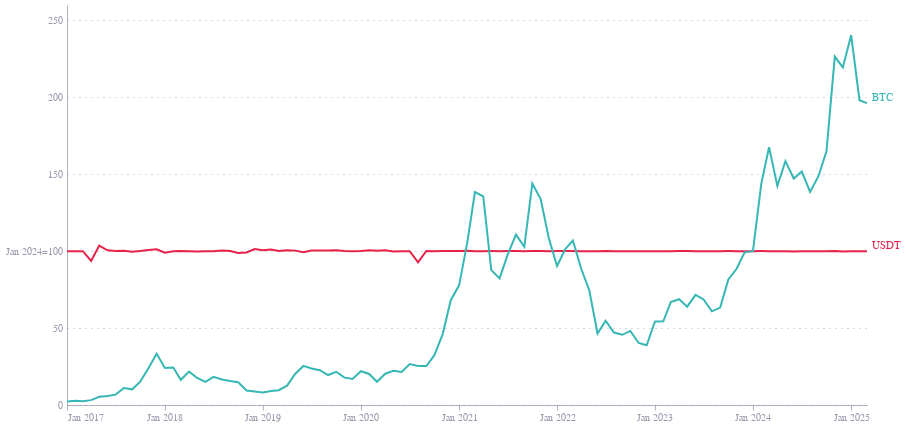

The code cell stored with this chart in its notebook:
### Markdown cell above
# USDT vs BTC

### Code cell
tether_df = pd.read_csv("USDT_All_graph_coinmarketcap.csv", sep=";")
btc_df = pd.read_csv("BTC_All_graph_coinmarketcap.csv", sep=";")
tether_df['symbol'] = 'USDT'
btc_df['symbol'] = 'BTC'
df = pd.concat([tether_df, btc_df])
df = df[['close', 'timestamp', 'symbol']]
df['timestamp'] = df['timestamp'].str.replace('"', '', regex=False)
df['timestamp'] = pd.to_datetime(df['timestamp'], format='mixed', errors='coerce')
df['timestamp'] = pd.to_datetime(df['timestamp'].dt.strftime('%Y-%m-%d'))

# what's the value for each at the start of 2024?
USDT_val = df.query("timestamp == '2024-01-01' and symbol == 'USDT'")['close'].values[0]
BTC_val = df.query("timestamp == '2024-01-01' and symbol == 'BTC'")['close'].values[0]

df.loc[df['symbol'] == 'USDT', 'close'] = df.loc[df['symbol'] == 'USDT', 'close'] / USDT_val
df.loc[df['symbol'] == 'BTC', 'close'] = df.loc[df['symbol'] == 'BTC', 'close'] / BTC_val

df['close'] = df['close']*100

df = df.query("timestamp >= '2017-01-01' ")

# end labels
df['label']  = np.where(df['timestamp'] == '2025-03-01', df['symbol'], '')

lines = alt.Chart(df).mark_line().encode(
    x=alt.X('timestamp', title='', axis=alt.Axis(format='%b %Y')),
    y=alt.Y('close', title='', 
            axis=alt.Axis(
                labelExpr="(datum.value == 100 ? 'Jan 2024=' : '')+datum.label",
                title=''),
            scale=alt.Scale(type='linear')),
    color=alt.Color('symbol', legend=None)
).properties(
    width=800,
    height=400
)

end_labels = lines.mark_text(align='left', dx=5, dy=-5).encode(
    text='label'
)

chart = lines + end_labels

chart.save("USTC_BTC_USDT_All_graph_coinmarketcap.png", scale_factor=3.0)
chart.save("USTC_BTC_USDT_All_graph_coinmarketcap.json")
chart

### Figure 1 — Vega-Lite specification as saved in the notebook (floating-point values rounded to 4 significant figures; data arrays with more than 128 entries replaced by an {"elided": "..."} marker saying what was removed)
{"config": {"font": "Circular Std", "mark": {"line": {"interpolate": "monotone"}}, "view": {"stroke": "transparent", "width": 400, "height": 300}, "range": {"category": ["#36B7B4", "#E6224B", "#F4C245", "#0063AF", "#00A767", "#179FDB", "#EB5C2E"], "diverging": ["#E6224B", "#E54753", "#C9C9C9", "#179FDB", "#122B39"], "heatmap": ["#C9C9C9", "#179FDB", "#0063AF", "#122B39"], "ordinal": ["#00A767", "#36B7B4", "#179FDB", "#0063AF", "#243B5A"]}, "axisX": {"domainColor": "#676A86", "domainOpacity": 0.5, "grid": false, "labelAngle": 0, "labelColor": "#676A86", "labelOpacity": 0.7, "orient": "bottom", "tickColor": "#676A86", "tickCount": 10, "tickOpacity": 0.5, "title": false, "titleAlign": "center", "titleAnchor": "middle", "titleColor": "#676A86", "titleFontSize": 12, "titleOpacity": 0.8, "titleY": -15}, "axisY": {"domainColor": "#676A86", "domainOpacity": 0.5, "gridColor": "#676A86", "gridDash": [1, 5], "gridOpacity": 0.5, "labelColor": "#676A86", "labelOpacity": 0.7, "labelPadding": 5, "tickColor": "#676A86", "tickCount": 8, "tickOpacity": 0.5, "ticks": false, "titleAlign": "left", "titleAngle": 0, "titleBaseline": "bottom", "titleColor": "#676A86", "titleFontSize": 12, "titleOpacity": 0.8, "titleX": 0, "titleY": -7}}, "layer": [{"mark": {"type": "line"}, "encoding": {"color": {"field": "symbol", "legend": null, "type": "nominal"}, "x": {"axis": {"format": "%b %Y"}, "field": "timestamp", "title": "", "type": "temporal"}, "y": {"axis": {"labelExpr": "(datum.value == 100 ? 'Jan 2024=' : '')+datum.label", "title": ""}, "field": "close", "scale": {"type": "linear"}, "title": "", "type": "quantitative"}}}, {"mark": {"type": "text", "align": "left", "dx": 5, "dy": -5}, "encoding": {"color": {"field": "symbol", "legend": null, "type": "nominal"}, "text": {"field": "label", "type": "nominal"}, "x": {"axis": {"format": "%b %Y"}, "field": "timestamp", "title": "", "type": "temporal"}, "y": {"axis": {"labelExpr": "(datum.value == 100 ? 'Jan 2024=' : '')+datum.label", "title": ""}, "field": "close", "scale": {"type": "linear"}, "title": "", "type": "quantitative"}}}], "data": {"name": "data-b1d76f7fdcc95e3b5cdc80f07de297d2"}, "height": 400, "width": 800, "$schema": "https://vega.github.io/schema/vega-lite/v5.8.0.json", "datasets": {"data-b1d76f7fdcc95e3b5cdc80f07de297d2": {"elided": "198 records"}}}
